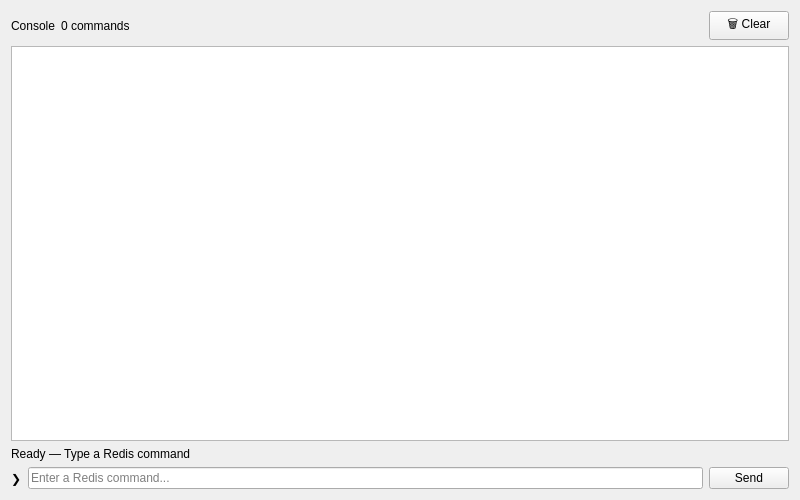
<?xml version="1.0" encoding="UTF-8"?>
<ui version="4.0">
 <class>ConsolePanel</class>
 <widget class="QWidget" name="ConsolePanel">
  <property name="geometry">
   <rect>
    <x>0</x>
    <y>0</y>
    <width>800</width>
    <height>500</height>
   </rect>
  </property>
  <layout class="QVBoxLayout" name="consoleLayout">
   <property name="leftMargin">16</property>
   <property name="topMargin">12</property>
   <property name="rightMargin">16</property>
   <property name="bottomMargin">12</property>
   <property name="spacing">8</property>
   <item>
    <layout class="QHBoxLayout" name="consoleHeader">
     <item>
      <widget class="QLabel" name="title">
       <property name="text">
        <string>Console</string>
       </property>
      </widget>
     </item>
     <item>
      <widget class="QLabel" name="m_cmdCountLabel">
       <property name="text">
        <string>0 commands</string>
       </property>
      </widget>
     </item>
     <item>
      <spacer name="headerSpacer">
       <property name="orientation">
        <enum>Qt::Horizontal</enum>
       </property>
       <property name="sizeHint" stdset="0">
        <size>
         <width>40</width>
         <height>20</height>
        </size>
       </property>
      </spacer>
     </item>
     <item>
      <widget class="QPushButton" name="m_clearBtn">
       <property name="text">
        <string>🗑️ Clear</string>
       </property>
      </widget>
     </item>
    </layout>
   </item>
   <item>
    <widget class="QPlainTextEdit" name="m_output">
     <property name="readOnly">
      <bool>true</bool>
     </property>
    </widget>
   </item>
   <item>
    <widget class="QLabel" name="m_infoLabel">
     <property name="text">
      <string>Ready — Type a Redis command</string>
     </property>
    </widget>
   </item>
   <item>
    <layout class="QHBoxLayout" name="inputLayout">
     <item>
      <widget class="QLabel" name="prompt">
       <property name="text">
        <string>❯</string>
       </property>
      </widget>
     </item>
     <item>
      <widget class="QLineEdit" name="m_input">
       <property name="placeholderText">
        <string>Enter a Redis command...</string>
       </property>
      </widget>
     </item>
     <item>
      <widget class="QPushButton" name="m_sendBtn">
       <property name="text">
        <string>Send</string>
       </property>
      </widget>
     </item>
    </layout>
   </item>
  </layout>
 </widget>
 <resources/>
 <connections/>
</ui>
